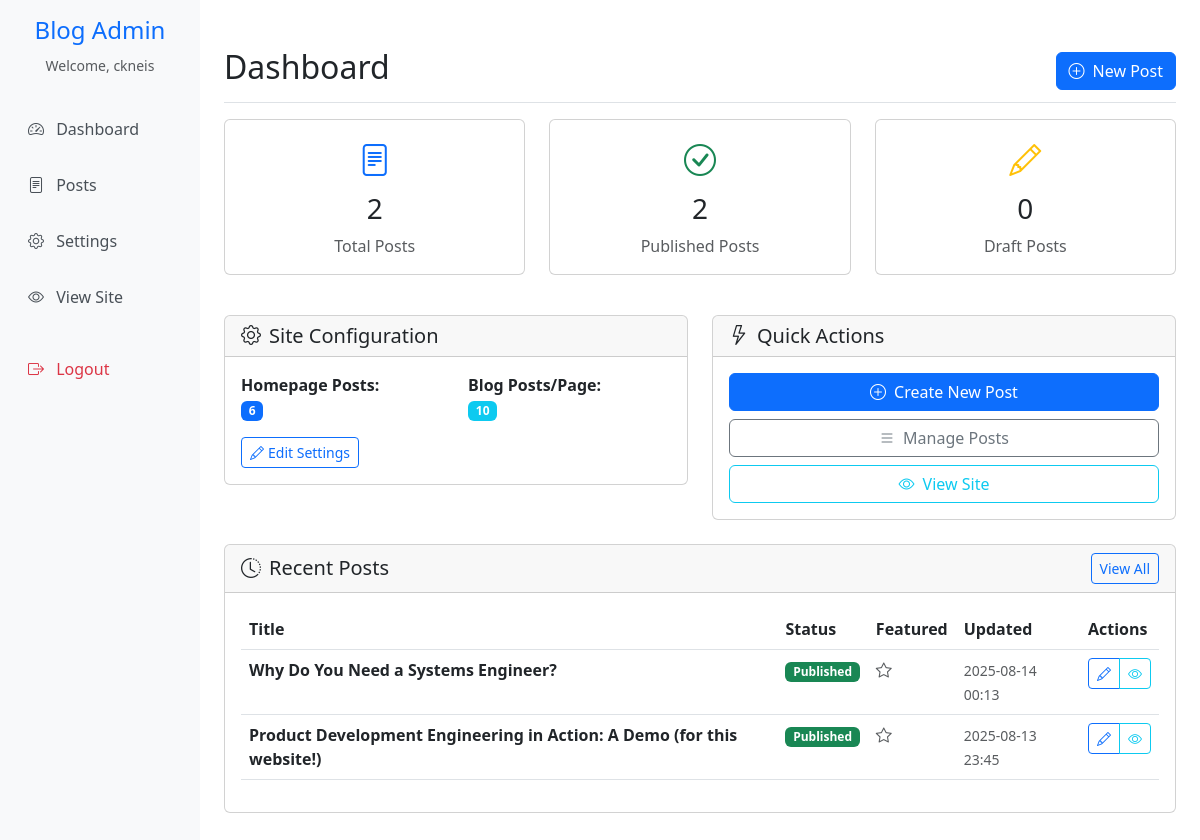
The app's page /admin/dashboard (signed in) with its own data.
### app/models.py (models this page shows, shortened)
class User(UserMixin, db.Model):
    id = db.Column(db.Integer, primary_key=True)
    username = db.Column(db.String(80), unique=True, nullable=False)
    password_hash = db.Column(db.String(120), nullable=False)
    email = db.Column(db.String(120), unique=True, nullable=False)
    is_admin = db.Column(db.Boolean, default=False)
    created_at = db.Column(db.DateTime, default=datetime.utcnow)

class SiteConfig(db.Model):
    id = db.Column(db.Integer, primary_key=True)
    key = db.Column(db.String(100), unique=True, nullable=False)
    value = db.Column(db.Text, nullable=False)
    description = db.Column(db.String(200))
    @classmethod
    def get_config(cls, key, default=None):
        config = cls.query.filter_by(key=key).first()
        return config.value if config else default

class Post(db.Model):
    id = db.Column(db.Integer, primary_key=True)
    title = db.Column(db.String(200), nullable=False)
    slug = db.Column(db.String(200), unique=True, nullable=False)
    content = db.Column(db.Text, nullable=False)
    content_html = db.Column(db.Text, nullable=False)
    content_type = db.Column(db.String(20), default='markdown')  # 'markdown' or 'html'
    preview = db.Column(db.Text, nullable=False)
    image = db.Column(db.String(200))
    published = db.Column(db.Boolean, default=False)
    featured = db.Column(db.Boolean, default=False)
    show_dates = db.Column(db.Boolean, default=True)  # Control whether dates are displayed
    display_order = db.Column(db.Integer, default=0)  # Custom ordering for posts
    created_at = db.Column(db.DateTime, default=datetime.utcnow)
    updated_at = db.Column(db.DateTime, default=datetime.utcnow, onupdate=datetime.utcnow)

### app/admin.py (the view)
@admin_bp.route('/dashboard')
@login_required
def dashboard():
    total_posts = Post.query.count()
    published_posts = Post.query.filter_by(published=True).count()
    draft_posts = Post.query.filter_by(published=False).count()
    recent_posts = Post.query.order_by(Post.updated_at.desc()).limit(5).all()
    posts_per_page = SiteConfig.get_config('posts_per_page', '6')
    blog_posts_per_page = SiteConfig.get_config('blog_posts_per_page', '10')
    return render_template('admin/dashboard.html',
                         total_posts=total_posts,
                         published_posts=published_posts,
                         draft_posts=draft_posts,
                         recent_posts=recent_posts,
                         posts_per_page=posts_per_page,
                         blog_posts_per_page=blog_posts_per_page)

### app/__init__.py (called while the page is built)
def create_app():
    app = Flask(__name__)
    app.config['SECRET_KEY'] = os.environ.get('SECRET_KEY', 'dev-secret-key-change-in-production')
    app.config['SQLALCHEMY_DATABASE_URI'] = os.environ.get('DATABASE_URL', 'sqlite:///blog.db')
    app.config['SQLALCHEMY_TRACK_MODIFICATIONS'] = False
    db.init_app(app)
    login_manager.init_app(app)
    csrf.init_app(app)
    login_manager.login_view = 'admin.login'
    login_manager.login_message = 'Please log in to access this page.'
    from app.models import User
    @login_manager.user_loader
    def load_user(user_id):
        return User.query.get(int(user_id))
    from app.routes import main_bp
    from app.admin import admin_bp
    app.register_blueprint(main_bp)
    app.register_blueprint(admin_bp, url_prefix='/admin')
    with app.app_context():
        db.create_all()
    return app

### app/templates/admin/dashboard.html (shortened to what this page needs)
{% extends "admin/base.html" %}
{% block content %}
<div class="d-flex justify-content-between flex-wrap flex-md-nowrap align-items-center pt-3 pb-2 mb-3 border-bottom">
    <h1 class="h2">Dashboard</h1>
    <div class="btn-toolbar mb-2 mb-md-0">
        <a href="{{ url_for('admin.new_post') }}" class="btn btn-primary">
            <i class="bi bi-plus-circle me-2"></i>New Post
        </a>
    </div>
</div>
<div class="row mb-4">
    <div class="col-md-4 mb-3">
        <div class="card card-stats h-100">
            <div class="card-body text-center">
                <div class="text-primary mb-2">
                    <i class="bi bi-file-text" style="font-size: 2rem;"></i>
                </div>
                <h3 class="card-title">{{ total_posts }}</h3>
                <p class="card-text text-muted">Total Posts</p>
            </div>
        </div>
    </div>
    <div class="col-md-4 mb-3">
        <div class="card card-stats h-100">
            <div class="card-body text-center">
                <div class="text-success mb-2">
                    <i class="bi bi-check-circle" style="font-size: 2rem;"></i>
                </div>
                <h3 class="card-title">{{ published_posts }}</h3>
                <p class="card-text text-muted">Published Posts</p>
            </div>
        </div>
    </div>
    <div class="col-md-4 mb-3">
        <div class="card card-stats h-100">
            <div class="card-body text-center">
                <div class="text-warning mb-2">
                    <i class="bi bi-pencil" style="font-size: 2rem;"></i>
                </div>
                <h3 class="card-title">{{ draft_posts }}</h3>
                <p class="card-text text-muted">Draft Posts</p>
            </div>
        </div>
    </div>
</div>
<div class="row mb-4">
    <div class="col-md-6">
        <div class="card">
            <div class="card-header">
                <h5 class="mb-0"><i class="bi bi-gear me-2"></i>Site Configuration</h5>
            </div>
            <div class="card-body">
                <div class="row">
                    <div class="col-6">
                        <strong>Homepage Posts:</strong><br>
                        <span class="badge bg-primary">{{ posts_per_page }}</span>
                    </div>
                    <div class="col-6">
                        <strong>Blog Posts/Page:</strong><br>
                        <span class="badge bg-info">{{ blog_posts_per_page }}</span>
                    </div>
                </div>
                <div class="mt-3">
                    <a href="{{ url_for('admin.settings') }}" class="btn btn-outline-primary btn-sm">
                        <i class="bi bi-pencil me-1"></i>Edit Settings
                    </a>
                </div>
            </div>
        </div>
    </div>
    <div class="col-md-6">
        <div class="card">
            <div class="card-header">
                <h5 class="mb-0"><i class="bi bi-lightning me-2"></i>Quick Actions</h5>
            </div>
            <div class="card-body">
                <div class="d-grid gap-2">
                    <a href="{{ url_for('admin.new_post') }}" class="btn btn-primary">
                        <i class="bi bi-plus-circle me-2"></i>Create New Post
                    </a>
                    <a href="{{ url_for('admin.posts') }}" class="btn btn-outline-secondary">
                        <i class="bi bi-list me-2"></i>Manage Posts
                    </a>
                    <a href="{{ url_for('main.home') }}" target="_blank" class="btn btn-outline-info">
                        <i class="bi bi-eye me-2"></i>View Site
                    </a>
                </div>
            </div>
        </div>
    </div>
</div>
<div class="card">
    <div class="card-header d-flex justify-content-between align-items-center">
        <h5 class="mb-0"><i class="bi bi-clock-history me-2"></i>Recent Posts</h5>
        <a href="{{ url_for('admin.posts') }}" class="btn btn-outline-primary btn-sm">View All</a>
    </div>
    <div class="card-body">
        {% if recent_posts %}
            <div class="table-responsive">
                <table class="table table-hover">
                    <thead>
                        <tr>
                            <th>Title</th>
                            <th>Status</th>
                            <th>Featured</th>
                            <th>Updated</th>
                            <th>Actions</th>
                        </tr>
                    </thead>
                    <tbody>
                        {% for post in recent_posts %}
                        <tr>
                            <td>
                                <strong>{{ post.title }}</strong>
                            </td>
                            <td>
                                {% if post.published %}
                                    <span class="badge bg-success">Published</span>
                                {% else %}
                                    <span class="badge bg-secondary">Draft</span>
                                {% endif %}
                            </td>
                            <td>
                                {% if post.featured %}
                                    <i class="bi bi-star-fill text-warning"></i>
                                {% else %}
                                    <i class="bi bi-star text-muted"></i>
                                {% endif %}
                            </td>
                            <td>
                                <small class="text-muted">
                                    {{ post.updated_at.strftime('%Y-%m-%d %H:%M') }}
                                </small>
                            </td>
                            <td>
                                <div class="btn-group btn-group-sm" role="group">
                                    <a href="{{ url_for('admin.edit_post', id=post.id) }}"
                                       class="btn btn-outline-primary">
                                        <i class="bi bi-pencil"></i>
                                    </a>
                                    <a href="{{ url_for('main.post', slug=post.slug) }}"
                                       target="_blank" class="btn btn-outline-info">
                                        <i class="bi bi-eye"></i>
                                    </a>
                                </div>
                            </td>
                        </tr>
                        {% endfor %}
                    </tbody>
                </table>
            </div>
        {% endif %}
    </div>
</div>
{% endblock %}

### app/templates/admin/base.html (shortened to what this page needs)
<!DOCTYPE html>
<html lang="en">
<head>
    <link href="https://cdn.jsdelivr.net/npm/bootstrap@5.3.0/dist/css/bootstrap.min.css" rel="stylesheet">
    <link href="https://cdn.jsdelivr.net/npm/bootstrap-icons@1.10.0/font/bootstrap-icons.css" rel="stylesheet">
</head>
<body>
    <div class="container-fluid">
        <div class="row">
            <nav class="col-md-3 col-lg-2 d-md-block sidebar collapse">
                <div class="position-sticky pt-3">
                    <div class="text-center mb-4">
                        <h4 class="text-primary">Blog Admin</h4>
                        <small class="text-muted">Welcome, {{ current_user.username }}</small>
                    </div>
                    <ul class="nav flex-column">
                        <li class="nav-item">
                            <a class="nav-link" href="{{ url_for('admin.dashboard') }}">
                                <i class="bi bi-speedometer2 me-2"></i>
                                Dashboard
                            </a>
                        </li>
                        <li class="nav-item">
                            <a class="nav-link" href="{{ url_for('admin.posts') }}">
                                <i class="bi bi-file-text me-2"></i>
                                Posts
                            </a>
                        </li>
                        <li class="nav-item">
                            <a class="nav-link" href="{{ url_for('admin.settings') }}">
                                <i class="bi bi-gear me-2"></i>
                                Settings
                            </a>
                        </li>
                        <li class="nav-item">
                            <a class="nav-link" href="{{ url_for('main.home') }}" target="_blank">
                                <i class="bi bi-eye me-2"></i>
                                View Site
                            </a>
                        </li>
                        <li class="nav-item mt-3">
                            <a class="nav-link text-danger" href="{{ url_for('admin.logout') }}">
                                <i class="bi bi-box-arrow-right me-2"></i>
                                Logout
                            </a>
                        </li>
                    </ul>
                </div>
            </nav>
            <main class="col-md-9 ms-sm-auto col-lg-10 px-md-4 main-content">
                {% block content %}{% endblock %}
            </main>
        </div>
    </div>
</body>
</html>

### app/templates/admin/base.html (style rules this page uses)
.sidebar { min-height: 100vh; background-color: #f8f9fa; }
.sidebar .nav-link { color: #495057; padding: 0.75rem 1rem; border-radius: 0.375rem; margin: 0.25rem 0; }
.main-content { padding: 2rem; }
.card-stats { transition: transform 0.2s; }

### records on screen
User: username "ckneis"
SiteConfig: value "10"
Post: title "Why Do You Need a Systems Engineer?", published "Published", featured False (drawn), updated_at "2025-08-14 00:13"
Post: title "Product Development Engineering in Action: A Demo (for this website!)", published "Published", featured False (drawn), updated_at "2025-08-13 23:45"

### other values on screen
{{ total_posts }} "2"
{{ published_posts }} "2"
{{ draft_posts }} "0"
{{ posts_per_page }} "6"
